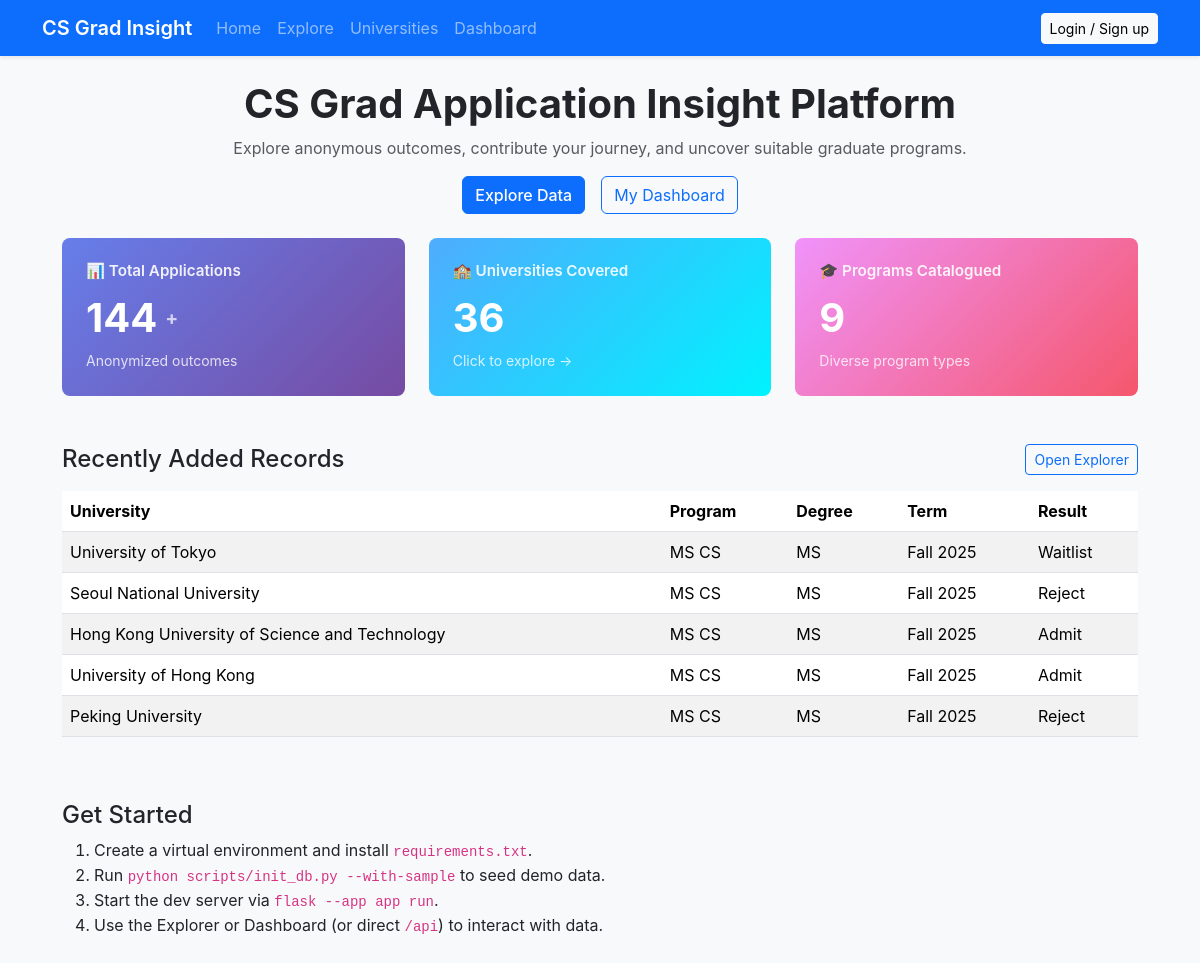
The app's page /, older data.
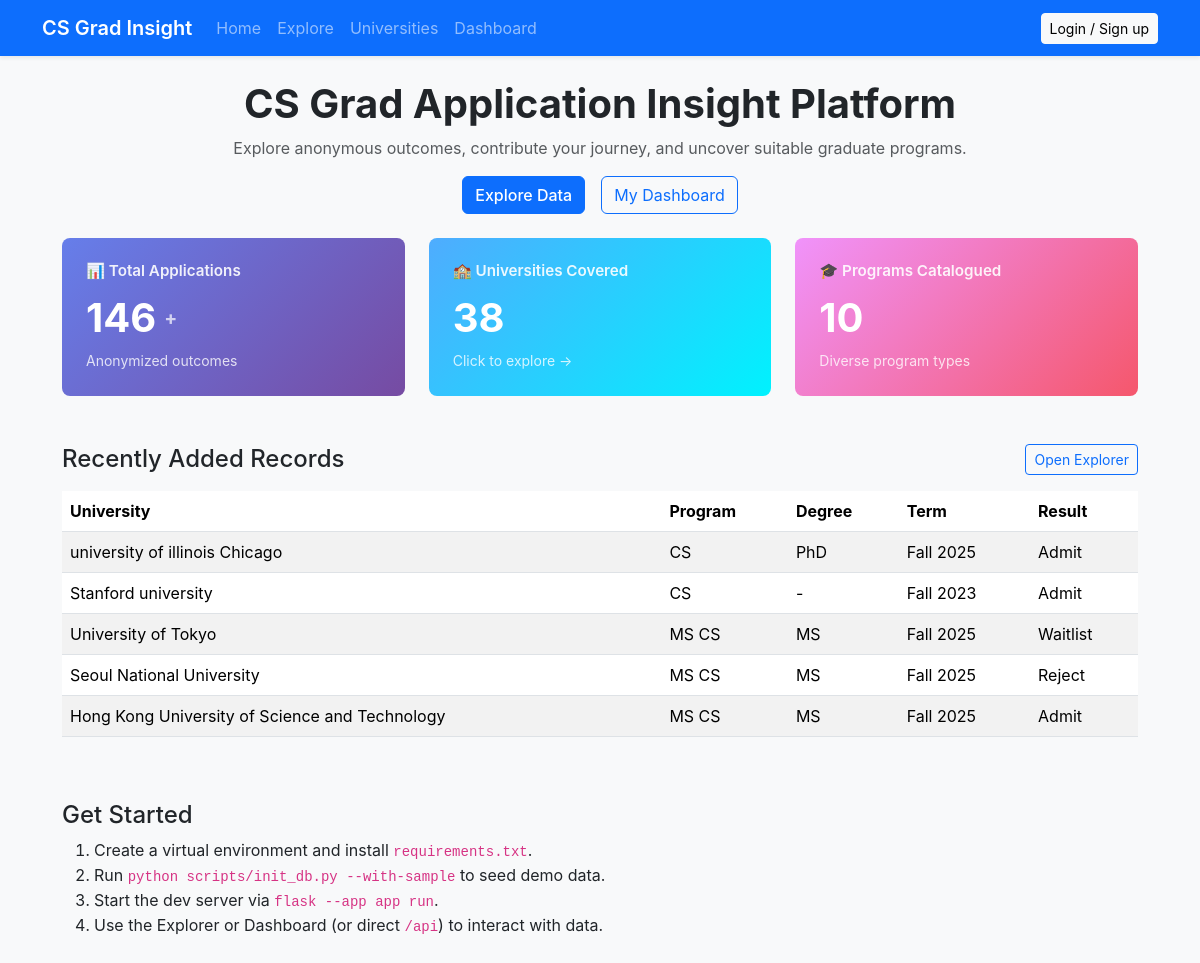
The same page, newer data.
### app.py (models this page shows, shortened)
class TimestampMixin:
    created_at = db.Column(db.DateTime, default=datetime.utcnow)
    updated_at = db.Column(
        db.DateTime, default=datetime.utcnow, onupdate=datetime.utcnow
    )

class ApplicationRecord(TimestampMixin, db.Model):
    __tablename__ = "application_records"
    id = db.Column(db.Integer, primary_key=True)
    user_id = db.Column(db.Integer, db.ForeignKey("users.id"), nullable=False)
    university = db.Column(db.String(120), nullable=False)
    program = db.Column(db.String(120), nullable=False)
    country = db.Column(db.String(80))
    degree = db.Column(db.String(32))
    term = db.Column(db.String(32))
    result = db.Column(db.String(32), nullable=False)
    funding = db.Column(db.String(120))
    notes = db.Column(db.Text)
    gpa = db.Column(db.Float)
    gpa_scale = db.Column(db.Float)
    gre_total = db.Column(db.Integer)
    research_experience = db.Column(db.Boolean, default=False)
    internship_experience = db.Column(db.Boolean, default=False)
    recommendation_strength = db.Column(db.String(32))
    user = db.relationship("User", back_populates="applications")
    def to_public_dict(self) -> Dict[str, Any]:
        return {
            "id": self.id,
            "university": self.university,
            "program": self.program,
            "country": self.country,
            "degree": self.degree,
            "term": self.term,
            "result": self.result,
            "funding": self.funding,
            "gpa": self.gpa,
            "gpa_scale": self.gpa_scale,
            "gre_total": self.gre_total,
            "research_experience": self.research_experience,
            "internship_experience": self.internship_experience,
            "recommendation_strength": self.recommendation_strength,
            "created_at": self.created_at.isoformat() if self.created_at else None,
        }

### app.py (the view)
    @app.route("/")
    def home():
        stats = get_public_stats()
        return render_template("index.html", stats=stats)

### app.py (called while the page is built)
def get_current_user() -> Optional[User]:
    user_id = session.get("user_id")
    if not user_id:
        return None
    return db.session.get(User, user_id)

def get_public_stats() -> Dict[str, Any]:
    total_applications = ApplicationRecord.query.count()
    university_count = db.session.query(ApplicationRecord.university).distinct().count()
    program_count = db.session.query(ApplicationRecord.program).distinct().count()
    recent = (
        ApplicationRecord.query.order_by(ApplicationRecord.created_at.desc())
        .limit(5)
        .all()
    )
    return {
        "total_applications": total_applications,
        "universities": university_count,
        "programs": program_count,
        "recent_applications": [record.to_public_dict() for record in recent],
    }

### templates/index.html (shortened to what this page needs)
{% extends "base.html" %}
{% block content %}
<header class="mb-4 text-center">
  <h1 class="fw-bold">CS Grad Application Insight Platform</h1>
  <p class="text-muted">
    Explore anonymous outcomes, contribute your journey, and uncover suitable graduate programs.
  </p>
  <div class="d-flex justify-content-center gap-3 flex-wrap">
    <a class="btn btn-primary" href="{{ url_for('explore_page') }}">Explore Data</a>
    <a class="btn btn-outline-primary" href="{{ url_for('dashboard_page') }}">My Dashboard</a>
  </div>
</header>
<section class="row g-4 mb-5" id="stats-section">
  <div class="col-md-4">
    <div class="stat-card applications cursor-pointer" onclick="showApplicationsModal()" data-bs-toggle="tooltip" title="Click to explore applications">
      <h4>📊 Total Applications</h4>
      <div class="stat-value">
        <span id="total-apps-display">{{ stats.total_applications }}</span>
        <span style="font-size: 1.2rem; opacity: 0.7;">+</span>
      </div>
      <small style="opacity: 0.8;">Anonymized outcomes</small>
    </div>
  </div>
  <div class="col-md-4">
    <a href="{{ url_for('universities_page') }}" class="text-decoration-none">
      <div class="stat-card universities cursor-pointer" data-bs-toggle="tooltip" title="Explore universities">
        <h4>🏫 Universities Covered</h4>
        <div class="stat-value">
          <span id="total-unis-display">{{ stats.universities }}</span>
        </div>
        <small style="opacity: 0.8;">Click to explore →</small>
      </div>
    </a>
  </div>
  <div class="col-md-4">
    <div class="stat-card programs cursor-pointer" onclick="showProgramsModal()" data-bs-toggle="tooltip" title="Click to see program breakdown">
      <h4>🎓 Programs Catalogued</h4>
      <div class="stat-value">
        <span id="total-progs-display">{{ stats.programs }}</span>
      </div>
      <small style="opacity: 0.8;">Diverse program types</small>
    </div>
  </div>
</section>
<section class="mb-5">
  <div class="d-flex justify-content-between align-items-center mb-3 flex-wrap gap-3">
    <h2 class="h4 m-0">Recently Added Records</h2>
    <a href="{{ url_for('explore_page') }}" class="btn btn-sm btn-outline-primary">Open Explorer</a>
  </div>
  {% if stats.recent_applications %}
  <div class="table-responsive">
    <table class="table table-striped">
      <thead>
        <tr>
          <th>University</th>
          <th>Program</th>
          <th>Degree</th>
          <th>Term</th>
          <th>Result</th>
        </tr>
      </thead>
      <tbody>
        {% for app in stats.recent_applications %}
        <tr>
          <td>{{ app.university }}</td>
          <td>{{ app.program }}</td>
          <td>{{ app.degree or '-' }}</td>
          <td>{{ app.term or '-' }}</td>
          <td>{{ app.result }}</td>
        </tr>
        {% endfor %}
      </tbody>
    </table>
  </div>
  {% else %}
  <p class="text-muted">No public data yet. Be the first to contribute!</p>
  {% endif %}
</section>
<section>
  <h2 class="h4">Get Started</h2>
  <ol>
    <li>Create a virtual environment and install <code>requirements.txt</code>.</li>
    <li>Run <code>python scripts/init_db.py --with-sample</code> to seed demo data.</li>
    <li>Start the dev server via <code>flask --app app run</code>.</li>
    <li>Use the Explorer or Dashboard (or direct <code>/api</code>) to interact with data.</li>
  </ol>
</section>
{% endblock %}

Row changes from the older to the newer data that the page shows:
no longer on this page (row unchanged): ApplicationRecord: university "University of Hong Kong", program "MS CS", degree "MS", term "Fall 2025", result "Admit"
no longer on this page (row unchanged): ApplicationRecord: university "Peking University", program "MS CS", degree "MS", term "Fall 2025", result "Reject"
added ApplicationRecord: university "university of illinois Chicago", program "CS", degree "PhD", term "Fall 2025", result "Admit"
added ApplicationRecord: university "Stanford university", program "CS", degree "-", term "Fall 2023", result "Admit"
Text that changed along with them:
{{ stats.total_applications }}: "144" → "146"
{{ stats.universities }}: "36" → "38"
{{ stats.programs }}: "9" → "10"
